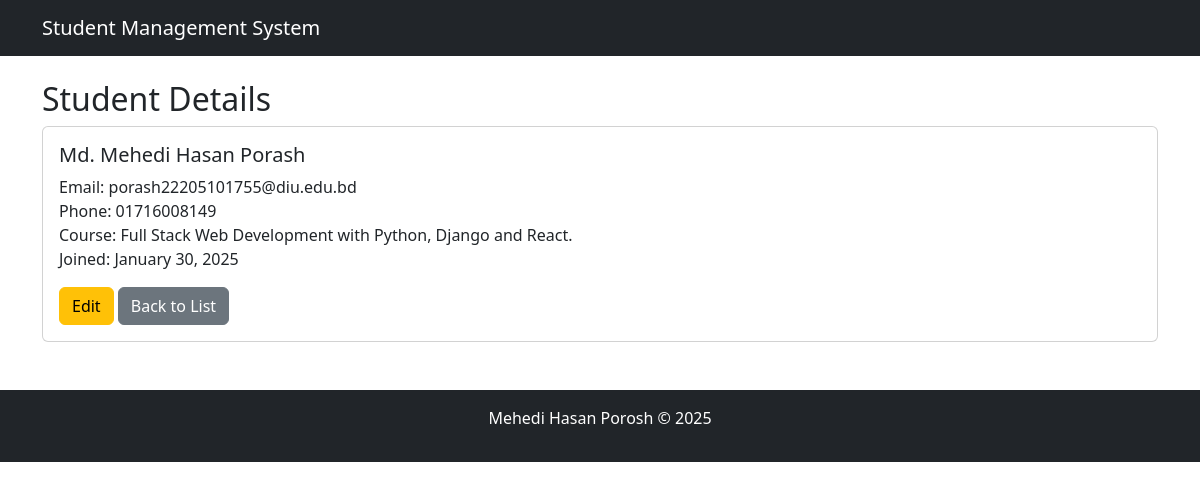
The app's page /5/ with its own data.
### students/models.py (models this page shows, shortened)
class Student(models.Model):
    name = models.CharField(max_length=100)
    email = models.EmailField(unique=True)
    phone = models.CharField(max_length=15)
    course = models.CharField(max_length=100)
    created_at = models.DateTimeField(auto_now_add=True)

### students/views.py (the view)
# urls.py: path('<int:pk>/', StudentDetailView.as_view(), name='student_detail'),
class StudentDetailView(DetailView):
    model = Student
    template_name = './student_detail.html'

### students/templates/student_detail.html
{% extends './base.html' %}
{% block content %}
    <h2>Student Details</h2>
    <div class="card">
        <div class="card-body">
            <h5 class="card-title">{{ student.name }}</h5>
            <p class="card-text">
                Email: {{ student.email }}<br>
                Phone: {{ student.phone }}<br>
                Course: {{ student.course }}<br>
                Joined: {{ student.created_at|date:"F j, Y" }}
            </p>
            <a href="{% url 'student_edit' student.pk %}" class="btn btn-warning">Edit</a>
            <a href="{% url 'student_list' %}" class="btn btn-secondary">Back to List</a>
        </div>
    </div>
{% endblock %}

### records on screen
Student: name "Md. Mehedi Hasan Porash", email "porash22205101755@diu.edu.bd", phone "01716008149", course "Full Stack Web Development with Python, Django and React.", created_at "January 30, 2025"
